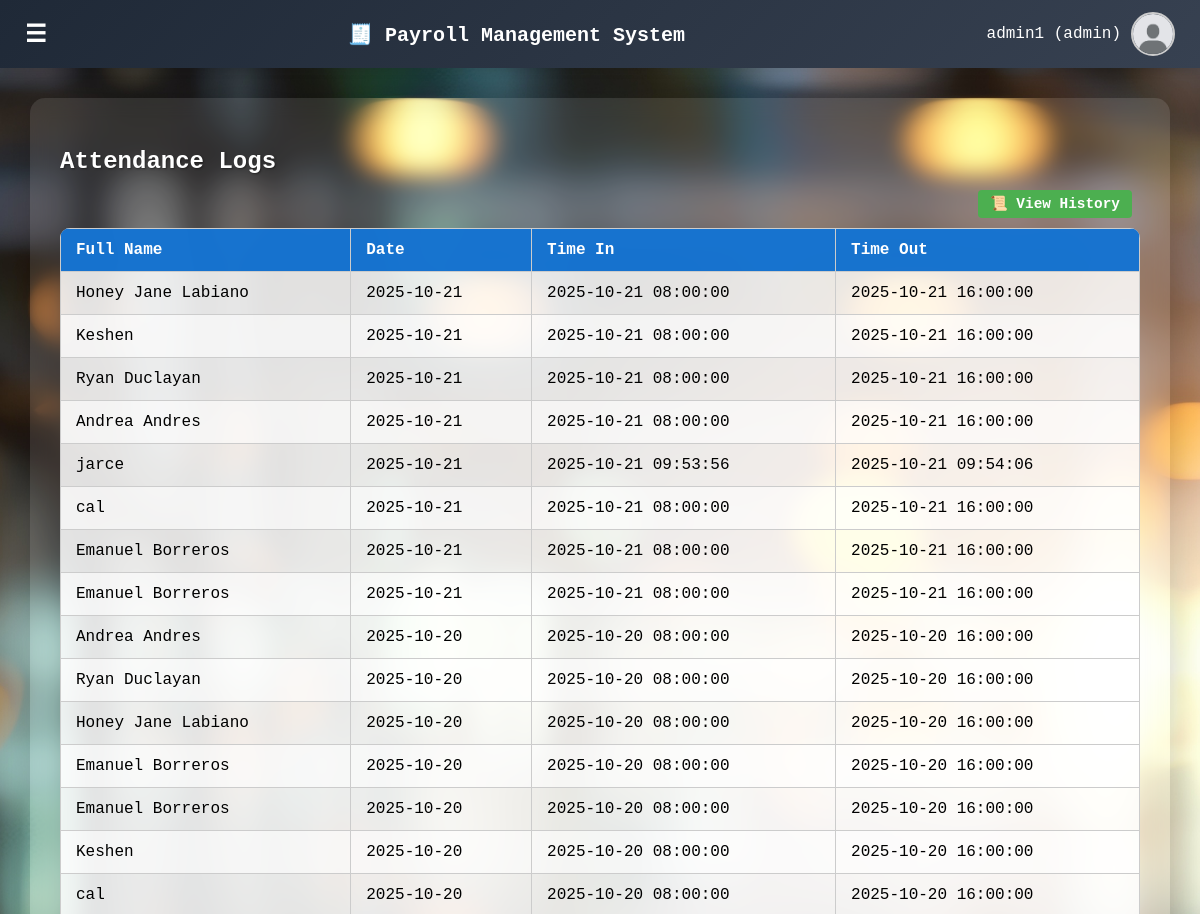
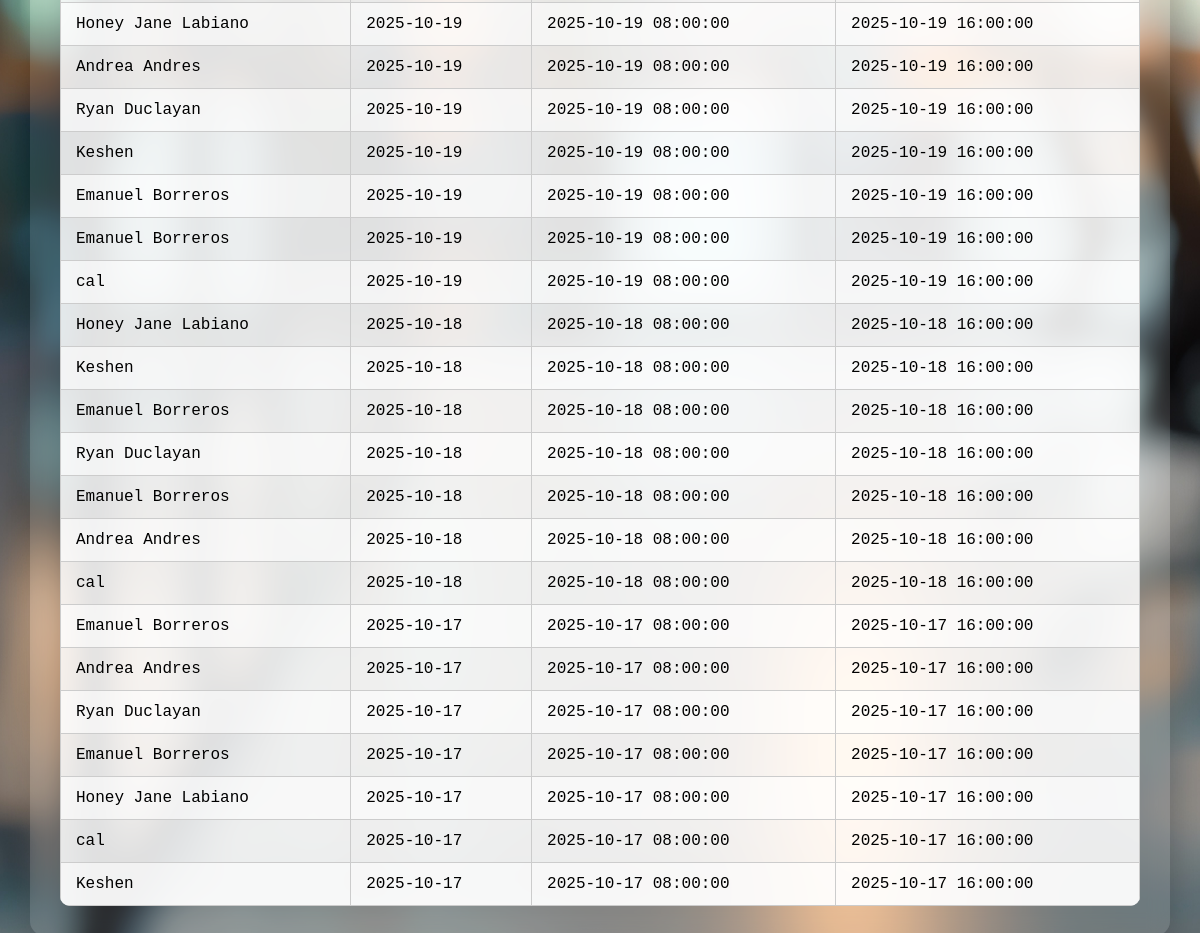
The page /payroll-main/attendance_logs.php (signed in) on the database its author committed (2 pictures, top to bottom).
### tables this page shows
CREATE TABLE `attendance_logs` (
  `id` int(11) NOT NULL,
  `user_id` varchar(20) NOT NULL,
  `date` date DEFAULT NULL,
  `time_in` datetime DEFAULT NULL,
  `time_out` datetime DEFAULT NULL
);

CREATE TABLE `users` (
  `id` int(4) NOT NULL,
  `full_name` varchar(100) DEFAULT NULL,
  `email` varchar(100) DEFAULT NULL,
  `role` enum('admin','employee') DEFAULT NULL,
  `password` varchar(255) DEFAULT NULL,
  `profile_pic` varchar(255) DEFAULT NULL,
  `position_id` int(11) DEFAULT NULL,
  `archived` tinyint(1) DEFAULT 0
);

### payroll-main/attendance_logs.php (the view, shortened to what this page needs)
<?php
require 'config.php';
$role = $_SESSION['user']['role'] ?? '';
if ($role === 'admin') {
    $stmt = $pdo->query("
        SELECT a.*, u.full_name
        FROM attendance_logs a
        JOIN users u ON a.user_id = u.id
        ORDER BY a.date DESC
    ");
}
$logs = $stmt->fetchAll();
?>
<?php include 'includes/header.php'; ?>
<div class="main-content">
  <h2>Attendance Logs</h2>
  <?php if ($role === 'admin'): ?>
  <div class="btn-top">
    <a href="attendance_history.php" class="action-btn" style="background-color:#4caf50; color:white;">📜 View History</a>
  </div>
  <?php endif; ?>
  <table>
    <thead>
      <tr>
        <th>Full Name</th>
        <th>Date</th>
        <th>Time In</th>
        <th>Time Out</th>
      </tr>
    </thead>
    <tbody>
      <?php if (count($logs) > 0): ?>
        <?php foreach ($logs as $log): ?>
        <tr>
          <td><?= htmlspecialchars($log['full_name']) ?></td>
          <td><?= htmlspecialchars($log['date']) ?></td>
          <td><?= htmlspecialchars($log['time_in']) ?></td>
          <td><?= htmlspecialchars($log['time_out']) ?></td>
        </tr>
        <?php endforeach; ?>
      <?php else: ?>
        <tr><td colspan="5" style="text-align:center;">No attendance records found.</td></tr>
      <?php endif; ?>
    </tbody>
  </table>
</div>

### payroll-main/includes/header.php (style rules this page uses)
body { margin: 0; font-family: 'Courier', monospace; background-color: #f4f6f9; transition: margin-left 0.3s ease; }
.main-content { padding: 20px; transition: margin-left 0.3s ease; }

### payroll-main/attendance_logs.php (style rules this page uses)
body { background: url('uploads/bg.jpg') no-repeat center center fixed; background-size: cover; margin: 0; font-family:'Courier New', monospace; }
.main-content { padding: 30px; margin: 30px; border-radius: 15px; background: rgba(255, 255, 255, 0.1); backdrop-filter: blur(10px); box-shadow: 0 8px 32px rgba(0, 0, 0, 0.2); color: #000; transition: margin-left 0.3s ease; }
h2 { margin-bottom: 20px; color: #fff; text-shadow: 1px 1px 2px rgba(0, 0, 0, 0.4); }
table { width: 100%; border-collapse: collapse; background: rgba(255, 255, 255, 0.85); border-radius: 10px; overflow: hidden; }
thead { background-color: rgba(0, 102, 204, 0.9); color: white; }
th, td { padding: 12px 15px; border: 1px solid #ccc; text-align: left; }
tbody tr:nth-child(even) { background-color: rgba(255, 255, 255, 0.6); }
.action-btn { padding: 6px 12px; margin-right: 8px; border: none; border-radius: 4px; cursor: pointer; font-weight: 600; font-size: 0.9rem; text-decoration: none; }
.btn-top { margin-bottom: 15px; text-align: right; }

### rows shown on the page
attendance_logs: user.full_name "Honey Jane Labiano", date "2025-10-21", time_in "2025-10-21 08:00:00", time_out "2025-10-21 16:00:00"
attendance_logs: user.full_name "Keshen", date "2025-10-21", time_in "2025-10-21 08:00:00", time_out "2025-10-21 16:00:00"
attendance_logs: user.full_name "Ryan Duclayan", date "2025-10-21", time_in "2025-10-21 08:00:00", time_out "2025-10-21 16:00:00"
attendance_logs: user.full_name "Andrea Andres", date "2025-10-21", time_in "2025-10-21 08:00:00", time_out "2025-10-21 16:00:00"
attendance_logs: user.full_name "jarce", date "2025-10-21", time_in "2025-10-21 09:53:56", time_out "2025-10-21 09:54:06"
attendance_logs: user.full_name "cal", date "2025-10-21", time_in "2025-10-21 08:00:00", time_out "2025-10-21 16:00:00"
attendance_logs: user.full_name "Emanuel Borreros", date "2025-10-21", time_in "2025-10-21 08:00:00", time_out "2025-10-21 16:00:00"
attendance_logs: user.full_name "Emanuel Borreros", date "2025-10-21", time_in "2025-10-21 08:00:00", time_out "2025-10-21 16:00:00"
attendance_logs: user.full_name "Andrea Andres", date "2025-10-20", time_in "2025-10-20 08:00:00", time_out "2025-10-20 16:00:00"
attendance_logs: user.full_name "Ryan Duclayan", date "2025-10-20", time_in "2025-10-20 08:00:00", time_out "2025-10-20 16:00:00"
attendance_logs: user.full_name "Honey Jane Labiano", date "2025-10-20", time_in "2025-10-20 08:00:00", time_out "2025-10-20 16:00:00"
attendance_logs: user.full_name "Emanuel Borreros", date "2025-10-20", time_in "2025-10-20 08:00:00", time_out "2025-10-20 16:00:00"
attendance_logs: user.full_name "Emanuel Borreros", date "2025-10-20", time_in "2025-10-20 08:00:00", time_out "2025-10-20 16:00:00"
attendance_logs: user.full_name "Keshen", date "2025-10-20", time_in "2025-10-20 08:00:00", time_out "2025-10-20 16:00:00"
attendance_logs: user.full_name "cal", date "2025-10-20", time_in "2025-10-20 08:00:00", time_out "2025-10-20 16:00:00"
attendance_logs: user.full_name "Honey Jane Labiano", date "2025-10-19", time_in "2025-10-19 08:00:00", time_out "2025-10-19 16:00:00"
attendance_logs: user.full_name "Andrea Andres", date "2025-10-19", time_in "2025-10-19 08:00:00", time_out "2025-10-19 16:00:00"
attendance_logs: user.full_name "Ryan Duclayan", date "2025-10-19", time_in "2025-10-19 08:00:00", time_out "2025-10-19 16:00:00"
attendance_logs: user.full_name "Keshen", date "2025-10-19", time_in "2025-10-19 08:00:00", time_out "2025-10-19 16:00:00"
attendance_logs: user.full_name "Emanuel Borreros", date "2025-10-19", time_in "2025-10-19 08:00:00", time_out "2025-10-19 16:00:00"
attendance_logs: user.full_name "Emanuel Borreros", date "2025-10-19", time_in "2025-10-19 08:00:00", time_out "2025-10-19 16:00:00"
attendance_logs: user.full_name "cal", date "2025-10-19", time_in "2025-10-19 08:00:00", time_out "2025-10-19 16:00:00"
attendance_logs: user.full_name "Honey Jane Labiano", date "2025-10-18", time_in "2025-10-18 08:00:00", time_out "2025-10-18 16:00:00"
attendance_logs: user.full_name "Keshen", date "2025-10-18", time_in "2025-10-18 08:00:00", time_out "2025-10-18 16:00:00"
attendance_logs: user.full_name "Emanuel Borreros", date "2025-10-18", time_in "2025-10-18 08:00:00", time_out "2025-10-18 16:00:00"
attendance_logs: user.full_name "Ryan Duclayan", date "2025-10-18", time_in "2025-10-18 08:00:00", time_out "2025-10-18 16:00:00"
attendance_logs: user.full_name "Emanuel Borreros", date "2025-10-18", time_in "2025-10-18 08:00:00", time_out "2025-10-18 16:00:00"
attendance_logs: user.full_name "Andrea Andres", date "2025-10-18", time_in "2025-10-18 08:00:00", time_out "2025-10-18 16:00:00"
attendance_logs: user.full_name "cal", date "2025-10-18", time_in "2025-10-18 08:00:00", time_out "2025-10-18 16:00:00"
attendance_logs: user.full_name "Emanuel Borreros", date "2025-10-17", time_in "2025-10-17 08:00:00", time_out "2025-10-17 16:00:00"
attendance_logs: user.full_name "Andrea Andres", date "2025-10-17", time_in "2025-10-17 08:00:00", time_out "2025-10-17 16:00:00"
attendance_logs: user.full_name "Ryan Duclayan", date "2025-10-17", time_in "2025-10-17 08:00:00", time_out "2025-10-17 16:00:00"
attendance_logs: user.full_name "Emanuel Borreros", date "2025-10-17", time_in "2025-10-17 08:00:00", time_out "2025-10-17 16:00:00"
attendance_logs: user.full_name "Honey Jane Labiano", date "2025-10-17", time_in "2025-10-17 08:00:00", time_out "2025-10-17 16:00:00"
attendance_logs: user.full_name "cal", date "2025-10-17", time_in "2025-10-17 08:00:00", time_out "2025-10-17 16:00:00"
attendance_logs: user.full_name "Keshen", date "2025-10-17", time_in "2025-10-17 08:00:00", time_out "2025-10-17 16:00:00"

### other values the page prints
$full_name "admin1"
$role "admin"
